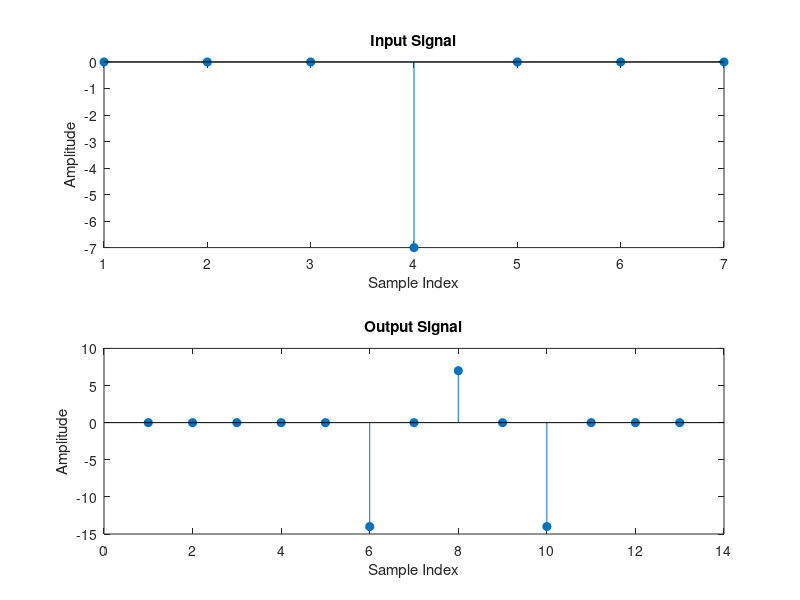

MATLAB code to generate this figure: (Note: this script raises an error after producing the figure.)
% FIR filter coefficients
b = [0, 0, 2, 0, -1, 0, 2];

% Defining the input signal x[n] = -7*delta[n - 3]
% The input signal is zero everywhere except at n=3, where it has value of
% -7
x = zeros(1, 7); % Creating a signal of length 7 with zeros
x(4) = -7; % Setting the value at n = 3 (MATLAB uses 1-based indexing, so that's why x(4))

% Compute the output of the FIR filter using convolution
y = conv(x, b);


figure;

% Plotting the input signal in the upper image
subplot(2, 1, 1);
stem(x, 'filled');
title('Input Signal');
xlabel('Sample Index');
ylabel('Amplitude');

% Plotting the output signal in the lower image
subplot(2, 1, 2);
stem(y, 'filled');
title('Output Signal');
xlabel('Sample Index');
ylabel('Amplitude');


sgtitle('FIR Filter Input and Output');